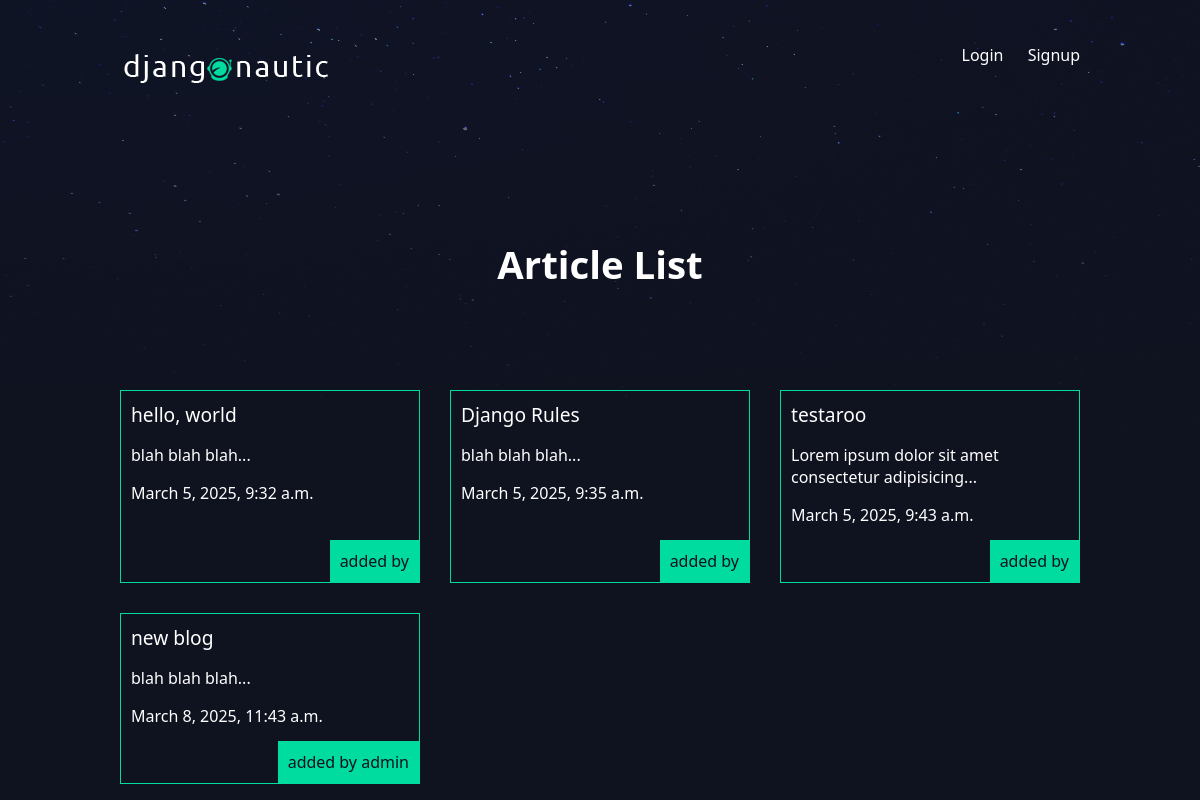
The app's page /articles/ with its own data.
### articles/models.py (models this page shows, shortened)
class Article(models.Model):
    def get_default_user():
        return get_user_model().objects.first().id
    title = models.CharField(max_length=100)
    slug = models.SlugField()
    body = models.TextField()
    date = models.DateTimeField(auto_now_add=True)
    thumb = models.ImageField(default='default.png', blank=True)
    author = models.ForeignKey(User, on_delete=models.SET_NULL, null=True, default=get_default_user)
    def snippet(self):
        return self.body[:50] + '...'

### articles/views.py (the view)
# urls.py: path("", views.article_list, name="article_lists"),
def article_list(request):
    articles = Article.objects.all().order_by('date')
    return render(request, 'articles/article_list.html', {'articles': articles})

### articles/templates/articles/article_list.html
{% extends 'base_layout.html' %} {% block content %}
<h1>Article List</h1>
<div class="articles">
    {% for article in articles %}
    <div class="article">
        <h2>
            <a href="{% url 'articles:detail' slug=article.slug %}"
                >{{ article.title }}</a
            >
        </h2>
        <p>{{ article.snippet }}</p>
        <p>{{ article.date }}</p>
        <p class="author">added by {{article.author.username}}</p>
    </div>
    {% endfor %}
</div>
{% endblock %}

### templates/base_layout.html (shortened to what this page needs)
{% load static from static %}
<!DOCTYPE html>
<html lang="en">
    <head>
        <link href="{% static 'style.css' %}" rel="stylesheet" />
    </head>
    <body>
        <header class="wrapper">
            <h1>
                <a href="{% url 'home' %}"
                    ><img src="{% static 'logo.png' %}" alt=""
                /></a>
            </h1>
            <nav>
                <ul>
                    {% if user.is_authenticated %}
                    <li>
                        <form
                            class="logout-link"
                            action="{% url 'accounts:logout' %}"
                            method="post"
                        >
                            {% csrf_token %}
                            <button type="submit">Logout</button>
                        </form>
                    </li>
                    <li>
                        <a href="{% url 'articles:create' %}" class="highlight"
                            >New Article</a
                        >
                    </li>
                    {% else %}
                    <li><a href="{% url 'accounts:login' %}">Login</a></li>
                    <li><a href="{% url 'accounts:signup' %}">Signup</a></li>
                    {% endif %}
                </ul>
            </nav>
        </header>
        <div class="wrapper">{% block content %} {% endblock %}</div>
    </body>
</html>

### assets/style.css (style rules this page uses)
body { background-color: #0f121f; background-image: url(/static/stars.png); background-repeat: repeat-x; color: #fff; }
body * { font-family: system-ui, -apple-system, BlinkMacSystemFont, "Segoe UI", Roboto, Oxygen, Ubuntu, Cantarell, "Open Sans", "Helvetica Neue", sans-serif; }
h2, h2, h3, h4, h5 { font-weight: normal; margin: 0; }
a, a:hover, a:active { color: #fff; text-decoration: none; }
.wrapper { max-width: 960px; margin: 0 auto; }
div.wrapper h1 { text-align: center; margin: 100px auto; font-size: 2.4em; }
header { display: grid; grid-template-columns: 1fr 1fr; padding: 20px 0; }
nav { justify-self: end; }
nav li { display: inline-block; margin-left: 20px; }
.articles { display: grid; grid-template-columns: 1fr 1fr 1fr; gap: 30px; }
.article { padding: 10px; border: 1px solid #00dba0; position: relative; padding-bottom: 40px; }
.article h2 { font-size: 1.2em; }
.article .author { padding: 10px; background: #00dba0; position: absolute; right: 0; bottom: 0; margin: 0; color: #0f121f; }

### records on screen
Article: title "hello, world", snippet "blah blah blah...", date "March 5, 2025, 9:32 a.m."
Article: title "Django Rules", snippet "blah blah blah...", date "March 5, 2025, 9:35 a.m."
Article: title "testaroo", snippet "Lorem ipsum dolor sit amet consectetur adipisicing...", date "March 5, 2025, 9:43 a.m."
Article: title "new blog", snippet "blah blah blah...", date "March 8, 2025, 11:43 a.m.", author.username "admin"
